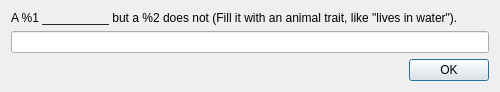
<?xml version="1.0" encoding="UTF-8"?>
<ui version="4.0">
 <class>QuestionAnimalTrait</class>
 <widget class="QDialog" name="QuestionAnimalTrait">
  <property name="geometry">
   <rect>
    <x>0</x>
    <y>0</y>
    <width>500</width>
    <height>88</height>
   </rect>
  </property>
  <property name="windowTitle">
   <string>Dialog</string>
  </property>
  <layout class="QGridLayout" name="gridLayout">
   <item row="0" column="0">
    <widget class="QLabel" name="lWhatAnimalTrait">
     <property name="text">
      <string>A %1 __________ but a %2 does not (Fill it with an animal trait, like &quot;lives in water&quot;).</string>
     </property>
    </widget>
   </item>
   <item row="1" column="0">
    <widget class="QLineEdit" name="leWhatAnimalTrait"/>
   </item>
   <item row="2" column="0">
    <layout class="QHBoxLayout" name="horizontalLayout">
     <item>
      <spacer name="horizontalSpacer">
       <property name="orientation">
        <enum>Qt::Horizontal</enum>
       </property>
       <property name="sizeHint" stdset="0">
        <size>
         <width>40</width>
         <height>20</height>
        </size>
       </property>
      </spacer>
     </item>
     <item>
      <widget class="QPushButton" name="pbOK">
       <property name="text">
        <string>OK</string>
       </property>
      </widget>
     </item>
    </layout>
   </item>
  </layout>
 </widget>
 <resources/>
 <connections/>
</ui>
